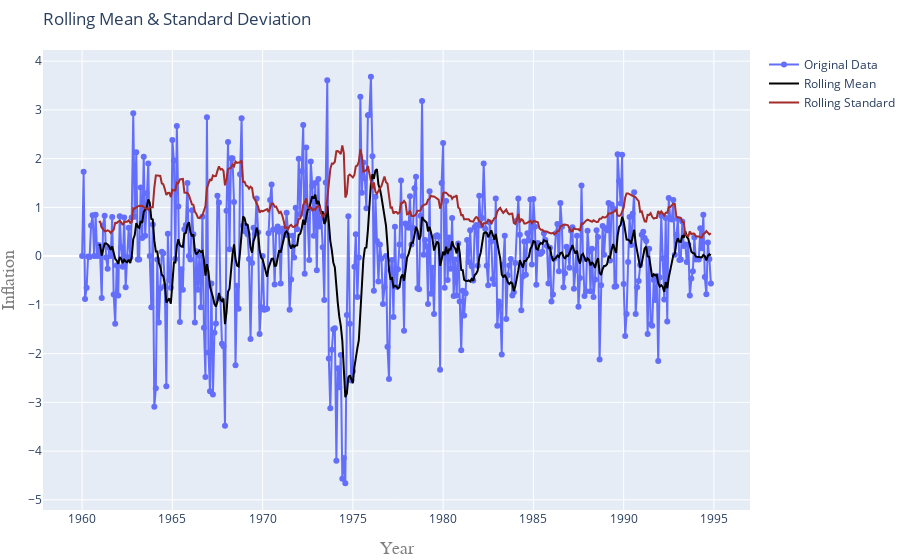

Notebook source saved alongside this figure:
### Markdown cell above
##### Plotting the seasonal difference of the Train data set and testing it using the ADF test

### Code cell
TestStationaryPlot(Train_seasonal_difference.dropna(inplace=False))
adf_test(Train_seasonal_difference.dropna(inplace=False))

### Figure 1 — Plotly figure (JSON) as saved in the notebook; plotly's stock layout.template omitted (floating-point values rounded to 4 significant figures; data arrays with more than 128 entries replaced by an {"elided": "..."} marker saying what was removed)
{"data": [{"mode": "lines+markers", "name": "Original Data", "type": "scatter", "x": {"elided": "721 str values"}, "y": {"elided": "419 float values"}}, {"line": {"color": "black", "width": 2}, "mode": "lines", "name": "Rolling Mean", "type": "scatter", "x": {"elided": "721 str values"}, "y": {"elided": "419 float values"}}, {"line": {"color": "brown", "width": 2}, "mode": "lines", "name": "Rolling Standard", "type": "scatter", "x": {"elided": "721 str values"}, "y": {"elided": "419 float values"}}], "layout": {"margin": {"b": 50, "l": 10, "r": 0, "t": 50}, "title": {"text": "Rolling Mean & Standard Deviation", "x": 0, "xref": "paper"}, "xaxis": {"title": {"font": {"color": "#7f7f7f", "family": "Courier New, monospace", "size": 18}, "text": "Year"}}, "yaxis": {"title": {"font": {"color": "#7f7f7f", "family": "Courier New, monospace", "size": 18}, "text": "Inflation"}}}}
